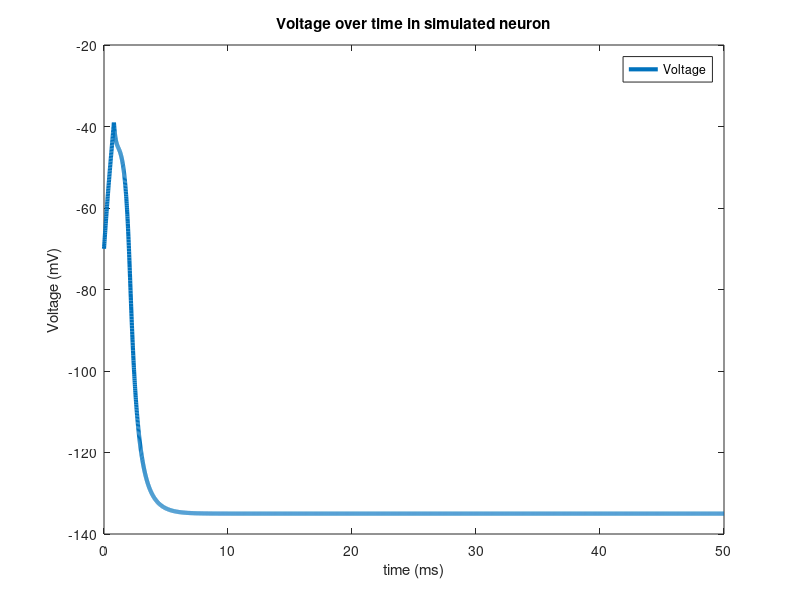
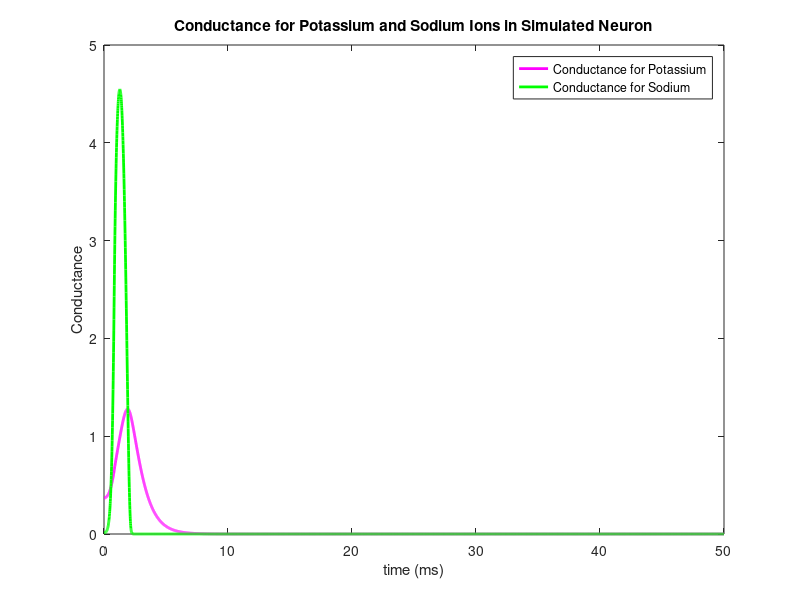

Here is the MATLAB script that generated these plots, in order:
%===============================  NERVE ACTION POTENTIAL SIMULATION ========================================
%============================================================================================================
close all;clear all;clc;
%============================================================================================================
%                                         Given Parameters for simulation
%============================================================================================================
E_rest=-68;
E_K=-82;
E_Na=45;
C=1;
G_K=36;
G_Na=120;
n_init=0.2508;
m_init=0.5508
h_init=0.1534;
%==========================================================================================================
%                                          Determining the Initial values
%                                             Set the initial states
%===========================================================================================================
V =0; % baseline voltage
alpha_n=0.01*(10-V)/(exp((10-V)/10)-1);
beta_n=0.125*exp(-V/80);
alpha_m=0.1*(25-V)/(exp((25-V)/10)-1);
beta_m=4*exp(-V/18);
alpha_h=0.07*exp(-V/20);
beta_h=1/(exp((30-V)/10)+1);
n(1)=alpha_n/(alpha_n+beta_n);
m(1)=alpha_m/(alpha_m+beta_m);
h(1)=alpha_h/(alpha_h+beta_h);
%=========================================================================================================
%                                  Defining the time vector for simulation
%===========================================================================================================
Total_time=50;  %50 ms
deltaT=0.01;
t=0:deltaT:Total_time;
%============================================================================================================
%                                               Defining the Current
%===============================================================================================================
I=zeros(1,numel(t));
I(1,1:80)=75; % % micro amp current

%===========================================================================================================
%                            Computing coefficients, currents, and derivatives at each time step
%===========================================================================================================
for i=1:numel(t)-1

    %---calculate the coefficients---%

    %Equations here are same as above, just calculating at each time step
    alpha_n(i) = .01 * ( (10-V(i)) / (exp((10-V(i))/10)-1) );
    beta_n(i) = .125*exp(-V(i)/80);
    alpha_m(i) = .1*( (25-V(i)) / (exp((25-V(i))/10)-1) );
    beta_m(i) = 4*exp(-V(i)/18);
    alpha_h(i) = .07*exp(-V(i)/20);
    beta_h(i) = 1/(exp((30-V(i))/10)+1);


    %---calculate the currents---%

    I_Na = (m(i)^3) *G_Na * h(i) * (V(i)-E_Na); %Equations 3 and 14
    I_K = (n(i)^4) * G_K * (V(i)-E_K); %Equations 4 and 6
    I_ion = I(i) - I_K - I_Na ;

    %---calculate the derivatives using Euler first order approximation---%
    V(i+1) = V(i) + deltaT*I_ion/C;
    n(i+1) = n(i) + deltaT*(alpha_n(i) *(1-n(i)) - beta_n(i) * n(i)); %Equation 7
    m(i+1) = m(i) + deltaT*(alpha_m(i) *(1-m(i)) - beta_m(i) * m(i)); %Equation 15
    h(i+1) = h(i) + deltaT*(alpha_h(i) *(1-h(i)) - beta_h(i) * h(i)); %Equation 16

end

V = V-70; %Set resting potential to -70mv


%============================================================================================================
                                                 % Plot the Voltage
%============================================================================================================
plot(t,V,'LineWidth',3)
hold on
legend({'Voltage'})
ylabel('Voltage (mV)')
xlabel('time (ms)')
title('Voltage over time in simulated neuron');
%============================================================================================================
                                                 %Plot the Conductance
%============================================================================================================
figure
p1 = plot(t,G_K*n.^4,'m','LineWidth',2);
hold on
p2 = plot(t,G_Na*(m.^3).*h,'g','LineWidth',2);
legend([p1, p2], 'Conductance for Potassium', 'Conductance for Sodium')
ylabel('Conductance')
xlabel('time (ms)')
title('Conductance for Potassium and Sodium Ions in Simulated Neuron')




function HodgkinHuxley
Vrest = -70; % mV 
dt = 0.01; % ms
totalTime = 50; % ms
C = 1.0; % microF/cm^2
% constants
E_Na = 115 + Vrest; % mV
E_K = -6 + Vrest; %mV
E_Leak = 10.6 + Vrest; % mV
g_Na = 120; % mS/cm^2
g_K = 36; % mS/cm^2
g_Leak = 0.3; % mS/cm^2
% matrix of timesteps
t = [0:dt:totalTime];
% Current input −− change this to see how different inputs affect the neuron
I_current = zeros(1,length(t));
I_current(10/dt:11) = 15; % Input of 3 microA/cm2 beginning at 50 ms and steady until end of time


% initializing values
V(1) = Vrest; % membrane potential is starting at rest
% calculation of alpha and beta values
[alphaM, betaM] = m_equations(V(1), Vrest);
[alphaN, betaN] = n_equations(V(1), Vrest);
[alphaH, betaH] = h_equations(V(1), Vrest);
% initializing gating variables to the asymptotic values when membrane potential
% is set to the membrane resting value based on equation 13
m(1) = (alphaM / (alphaM + betaM));
n(1) = (alphaN / (alphaN + betaN));
h(1) = (alphaH / (alphaH + betaH));
% repeat for time determined in totalTime , by each dt
for i = 1:length(t)
% calculate new alpha and beta based on last known membrane potenatial
[alphaN, betaN] = n_equations(V(i), Vrest);
[alphaM, betaM] = m_equations(V(i), Vrest);
[alphaH, betaH] = h_equations(V(i), Vrest);
% conductance variables − computed separately to show how this
% changes with membrane potential in one of the graphs
conductance_K(i) = g_K*(n(i)^4);
conductance_Na(i)=g_Na*(m(i)^3)*h(i);
% retrieving ionic currents
I_Na(i) = conductance_Na(i)*(V(i)-E_Na);
I_K(i) = conductance_K(i)*(V(i)-E_K);
I_Leak(i) = g_Leak*(V(i)-E_Leak);
% Calculating the input
Input = I_current(i) - (I_Na(i) + I_K(i) + I_Leak(i));
% Calculating the new membrane potential
V(i+1) = V(i) + Input* dt*(1/C);
% getting new values for the gating variables
m(i+1) = m(i) + (alphaM *(1-m(i)) - betaM * m(i))*dt;
n(i+1) = n(i) + (alphaN *(1-n(i)) - betaN * n(i))*dt;
h(i+1) = h(i) + (alphaH *(1-h(i)) - betaH * h(i))*dt;
end

figure('Name', 'Membrane Potential vs input')
plot(t(1/dt:end),V(0.01/dt:end-1), 'LineWidth', 2)
xlabel('Time (ms)')
end

% calculating alpha m and beta m based on known equations
function [alpha_m, beta_m] = m_equations(V, Vrest)
alpha_m = (2.5-0.1*(V-Vrest))/(exp(2.5-0.1*(V-Vrest))-1);
beta_m = 4*exp((Vrest-V)/18);
end
% calculate alpha n and beta n based on known equations
function [alpha_n, beta_n] = n_equations(V, Vrest)
alpha_n = (0.1-0.01*(V-Vrest))/(exp(1-0.1*(V-Vrest))-1);
beta_n = 0.125*exp((Vrest-V)/80);
end
% calculate alpha h and beta h based on known equations
function [alpha_h, beta_h] = h_equations(V, Vrest)
alpha_h = 0.07*exp((Vrest-V)/20);
beta_h = 1/(1+exp(3-0.1*(V-Vrest)));
end




